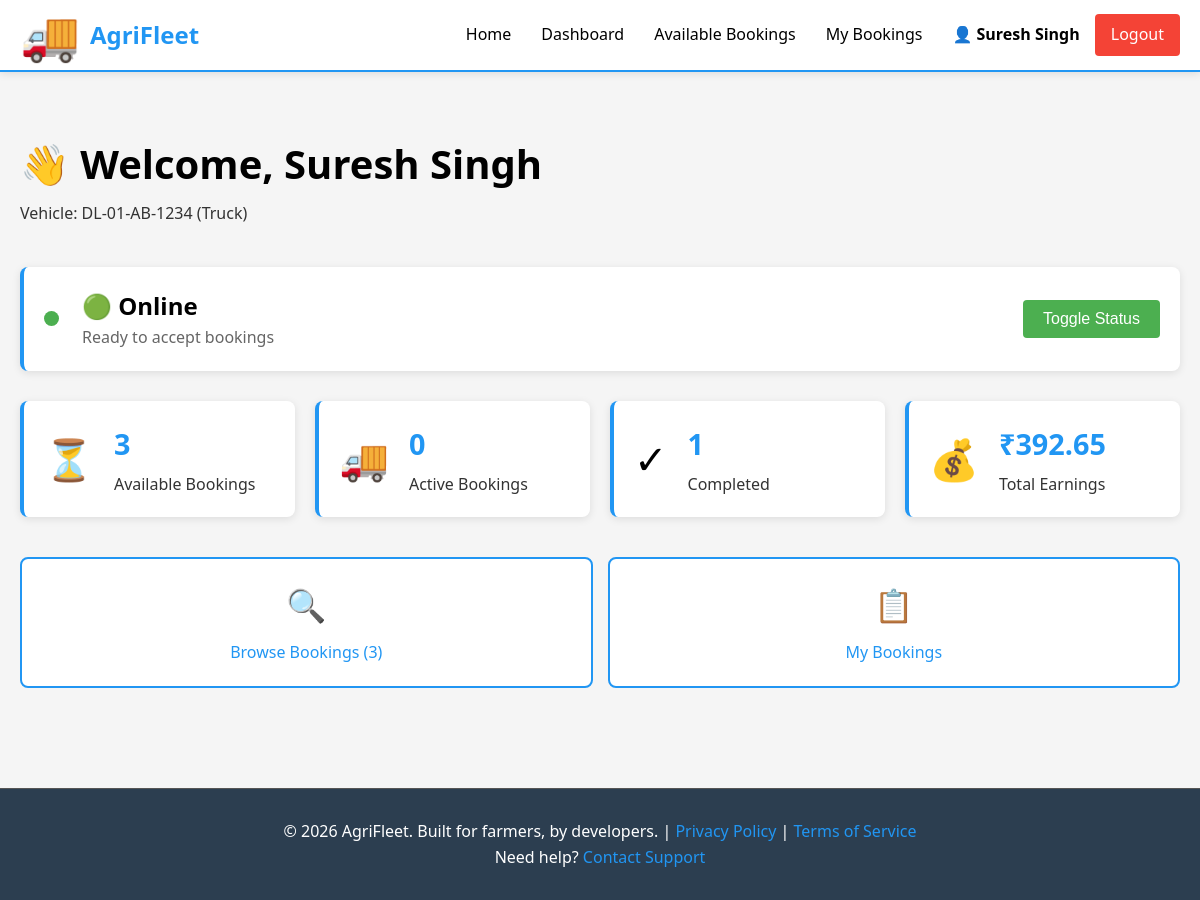
/driver/dashboard (signed in), run on the app's committed database.
### models.py (models this page shows, shortened)
class User(db.Model):
    __tablename__ = 'users'
    id = db.Column(db.Integer, primary_key=True)
    email = db.Column(db.String(255), unique=True, nullable=False, index=True)
    password_hash = db.Column(db.String(255), nullable=False)
    role = db.Column(db.String(20), nullable=False, default='farmer')
    full_name = db.Column(db.String(255), nullable=False)
    phone_number = db.Column(db.String(20))
    created_at = db.Column(db.DateTime, default=datetime.utcnow)
    driver = db.relationship('Driver', back_populates='user', uselist=False, cascade='all, delete-orphan')
    farmer_bookings = db.relationship('Booking', foreign_keys='Booking.farmer_id', back_populates='farmer', cascade='all, delete-orphan')
    driver_bookings = db.relationship('Booking', foreign_keys='Booking.driver_id', back_populates='driver_user', cascade='all, delete-orphan')
    def is_farmer(self):
        return self.role == 'farmer'
    def is_driver(self):
        return self.role == 'driver'

class Driver(db.Model):
    __tablename__ = 'drivers'
    id = db.Column(db.Integer, primary_key=True)
    user_id = db.Column(db.Integer, db.ForeignKey('users.id'), unique=True, nullable=False)
    vehicle_type = db.Column(db.String(100), nullable=False)
    vehicle_number = db.Column(db.String(50), unique=True, nullable=False)
    capacity_kg = db.Column(db.Integer, nullable=False)
    is_available = db.Column(db.Boolean, default=False)
    latitude = db.Column(db.Float)
    longitude = db.Column(db.Float)
    total_earnings = db.Column(db.Float, default=0)
    created_at = db.Column(db.DateTime, default=datetime.utcnow)
    user = db.relationship('User', back_populates='driver')

### routes/driver_routes.py (the view)
@driver_bp.route('/dashboard')
@driver_required
def dashboard():
    current_user = get_current_user()
    driver = Driver.query.filter_by(user_id=current_user.id).first()
    if not driver:
        flash('Driver profile not found', 'danger')
        return redirect(url_for('index'))
    pending_bookings = Booking.query.filter(
        Booking.status == 'PENDING',
        Booking.driver_id == None  # Not yet assigned
    ).order_by(Booking.created_at.desc()).limit(10).all()
    active_bookings = Booking.query.filter(
        Booking.driver_id == current_user.id,
        Booking.status.in_(['ACCEPTED'])
    ).all()
    completed = Booking.query.filter_by(driver_id=current_user.id, status='COMPLETED').count()
    stats = {
        'available': len(pending_bookings),
        'active': len(active_bookings),
        'completed': completed,
        'earnings': driver.total_earnings or 0
    }
    return render_template(
        'driver/dashboard.html',
        driver=driver,
        pending_bookings=pending_bookings,
        active_bookings=active_bookings,
        stats=stats
    )

### app.py (called while the page is built)
def create_app(config_class=None):
    app = Flask(__name__, template_folder='templates', static_folder='static')
    if config_class is None:
        config_class = config
    app.config.from_object(config_class)
    db.init_app(app)
    app.register_blueprint(auth_bp)
    app.register_blueprint(farmer_bp)
    app.register_blueprint(driver_bp)
    @app.context_processor
    def inject_user():
        return {'current_user': get_current_user()}
    @app.errorhandler(404)
    def not_found(error):
        return render_template('errors/404.html'), 404
    @app.errorhandler(500)
    def server_error(error):
        return render_template('errors/500.html'), 500
    @app.route('/')
    def index():
        """Landing page"""
        return render_template('index.html')
    with app.app_context():
        db.create_all()
        logger.info('Database tables created')
    return app

### auth.py (called while the page is built)
def get_current_user():
    user_id = session.get('user_id')
    if user_id:
        return User.query.get(user_id)
    return None

def is_logged_in():
    return 'user_id' in session

def driver_required(f):
    @wraps(f)
    def decorated_function(*args, **kwargs):
        if not is_logged_in():
            flash('Please log in first', 'warning')
            return redirect(url_for('auth.login'))
        user = get_current_user()
        if not user or not user.is_driver():
            flash('Only drivers can access this page', 'danger')
            return redirect(url_for('index'))
        return f(*args, **kwargs)
    return decorated_function

### templates/driver/dashboard.html (shortened to what this page needs)
{% extends "base.html" %}
{% block content %}
<div class="dashboard-container">
    <div class="dashboard-header">
        <h1>👋 Welcome, {{ current_user.full_name }}</h1>
        <p>Vehicle: {{ driver.vehicle_number }} ({{ driver.vehicle_type }})</p>
    </div>
    <div class="driver-status-card">
        <div class="status-left">
            <div class="status-indicator {% if driver.is_available %}online{% else %}offline{% endif %}"></div>
            <div>
                <h3>{{ "🟢 Online" if driver.is_available else "⚪ Offline" }}</h3>
                <p>{{ "Ready to accept bookings" if driver.is_available else "Not accepting bookings" }}</p>
            </div>
        </div>
        <button class="btn btn-secondary" onclick="toggleAvailability()">
            Toggle Status
        </button>
    </div>
    <div class="stats-grid">
        <div class="stat-card">
            <div class="stat-icon">⏳</div>
            <div class="stat-content">
                <h3>{{ stats.available }}</h3>
                <p>Available Bookings</p>
            </div>
        </div>
        <div class="stat-card">
            <div class="stat-icon">🚚</div>
            <div class="stat-content">
                <h3>{{ stats.active }}</h3>
                <p>Active Bookings</p>
            </div>
        </div>
        <div class="stat-card">
            <div class="stat-icon">✓</div>
            <div class="stat-content">
                <h3>{{ stats.completed }}</h3>
                <p>Completed</p>
            </div>
        </div>
        <div class="stat-card">
            <div class="stat-icon">💰</div>
            <div class="stat-content">
                <h3>₹{{ "%.2f"|format(stats.earnings) }}</h3>
                <p>Total Earnings</p>
            </div>
        </div>
    </div>
    <div class="quick-actions">
        <a href="{{ url_for('driver.available_bookings') }}" class="action-button btn-primary">
            <span class="action-icon">🔍</span>
            <span>Browse Bookings ({{ stats.available }})</span>
        </a>
        <a href="{{ url_for('driver.bookings') }}" class="action-button btn-secondary">
            <span class="action-icon">📋</span>
            <span>My Bookings</span>
        </a>
    </div>
</div>
{% endblock %}

### templates/base.html (shortened to what this page needs)
<!DOCTYPE html>
<html lang="en">
<head>
    <link rel="stylesheet" href="{{ url_for('static', filename='css/style.css') }}">
    <link rel="stylesheet" href="{{ url_for('static', filename='css/responsive.css') }}">
    <link rel="stylesheet" href="{{ url_for('static', filename='css/animations.css') }}">
</head>
<body>
    <nav class="navbar">
        <div class="navbar-container">
            <div class="navbar-brand">
                <a href="{{ url_for('index') }}" class="brand-logo">
                    <span class="brand-icon">🚚</span>
                    <span class="brand-text">AgriFleet</span>
                </a>
            </div>
            <ul class="navbar-menu">
                {% if current_user %}
                    <li><a href="{{ url_for('index') }}" class="nav-link">Home</a></li>
                    {% if current_user.is_farmer() %}
                        <li><a href="{{ url_for('farmer.dashboard') }}" class="nav-link">Dashboard</a></li>
                        <li><a href="{{ url_for('farmer.create_booking_page') }}" class="nav-link">New Booking</a></li>
                        <li><a href="{{ url_for('farmer.bookings') }}" class="nav-link">My Bookings</a></li>
                    {% elif current_user.is_driver() %}
                        <li><a href="{{ url_for('driver.dashboard') }}" class="nav-link">Dashboard</a></li>
                        <li><a href="{{ url_for('driver.available_bookings') }}" class="nav-link">Available Bookings</a></li>
                        <li><a href="{{ url_for('driver.bookings') }}" class="nav-link">My Bookings</a></li>
                    {% elif current_user.is_admin() %}
                        <li><a href="{{ url_for('index') }}" class="nav-link">Admin</a></li>
                    {% endif %}
                    <li class="nav-user-menu">
                        <span class="nav-user-name">👤 {{ current_user.full_name }}</span>
                        <a href="{{ url_for('auth.logout') }}" class="nav-link logout-btn">Logout</a>
                    </li>
                {% else %}
                    <li><a href="{{ url_for('index') }}" class="nav-link">Home</a></li>
                    <li><a href="{{ url_for('auth.login') }}" class="nav-link">Login</a></li>
                    <li><a href="{{ url_for('auth.signup') }}" class="nav-link signup-btn">Sign Up</a></li>
                {% endif %}
            </ul>
        </div>
    </nav>
    <main class="main-container">
        {% block content %}
        {% endblock %}
    </main>
    <footer class="footer">
        <div class="footer-content">
            <p>&copy; 2026 AgriFleet. Built for farmers, by developers. | <a href="#">Privacy Policy</a> | <a href="#">Terms of Service</a></p>
            <p>Need help? <a href="mailto:support@AgriFleet.com">Contact Support</a></p>
        </div>
    </footer>
</body>
</html>

### static/css/style.css (style rules this page uses)
:root { --primary-color: #2196F3; --secondary-color: #4CAF50; --accent-color: #FF9800; --danger-color: #F44336; --warning-color: #FFC107; --bg-light: #F5F5F5; --border-color: #DDD; --text-dark: #000; --text-light: #333; --shadow: 0 2px 8px rgba(0,0,0,0.1); }
* { margin: 0; padding: 0; box-sizing: border-box; }
html, body { height: 100%; background: var(--bg-light); }
body { font-family: 'Segoe UI', Tahoma, Geneva, Verdana, sans-serif; line-height: 1.6; color: var(--text-dark); display: flex; flex-direction: column; }
main { flex: 1; }
h1, h2, h3, h4, h5, h6 { margin-bottom: 10px; color: var(--text-dark); font-weight: 600; }
h1 { font-size: 2.5em; }
h3 { font-size: 1.5em; }
a { color: var(--primary-color); text-decoration: none; }
.navbar { background: white; box-shadow: var(--shadow); position: sticky; top: 0; z-index: 100; border-bottom: 2px solid var(--primary-color); }
.navbar-container { max-width: 1200px; margin: 0 auto; padding: 0 20px; display: flex; justify-content: space-between; align-items: center; height: 70px; }
.navbar-brand { font-size: 1.5em; font-weight: bold; }
.brand-logo { display: flex; align-items: center; gap: 10px; color: var(--primary-color); text-decoration: none; }
.brand-icon { font-size: 2em; }
.brand-text { font-weight: bold; }
.navbar-menu { display: flex; list-style: none; gap: 30px; align-items: center; }
.nav-link { color: var(--text-dark); text-decoration: none; transition: color 0.3s ease; font-weight: 500; }
.logout-btn { background: var(--danger-color); color: white !important; padding: 8px 16px; border-radius: 4px; display: inline-block; }
.nav-user-menu { display: flex; gap: 15px; align-items: center; }
.nav-user-name { font-weight: bold; }
.btn { display: inline-block; padding: 10px 20px; border: none; border-radius: 4px; cursor: pointer; font-size: 1em; transition: all 0.3s ease; text-decoration: none; text-align: center; font-weight: 500; }
.btn-primary { background: var(--primary-color); color: white; }
.btn-secondary { background: var(--secondary-color); color: white; }
.main-container { max-width: 1200px; margin: 0 auto; padding: 40px 20px; width: 100%; flex: 1; }
.dashboard-container { padding: 20px 0; }
.dashboard-header { margin-bottom: 40px; }
.dashboard-header h1 { margin-bottom: 5px; }
.dashboard-header p { color: var(--text-light); }
.stats-grid { display: grid; grid-template-columns: repeat(auto-fit, minmax(250px, 1fr)); gap: 20px; margin-bottom: 40px; }
.stat-card { background: white; padding: 20px; border-radius: 8px; box-shadow: var(--shadow); display: flex; gap: 20px; align-items: center; border-left: 4px solid var(--primary-color); }
.stat-icon { font-size: 2.5em; }
.stat-content h3 { margin: 0; color: var(--primary-color); font-size: 1.8em; }
.stat-content p { margin: 5px 0 0 0; color: var(--text-light); }
.quick-actions { display: grid; grid-template-columns: repeat(auto-fit, minmax(200px, 1fr)); gap: 15px; margin-bottom: 40px; }
.action-button { background: white; border: 2px solid var(--primary-color); padding: 20px; border-radius: 8px; text-align: center; text-decoration: none; color: var(--primary-color); transition: all 0.3s ease; display: flex; flex-direction: column; gap: 10px; align-items: center; }
.action-icon { font-size: 2em; }
.footer { background: #2c3e50; color: white; padding: 30px 20px; text-align: center; border-top: 1px solid #555; margin-top: auto; }
.footer-content { max-width: 1200px; margin: 0 auto; }
.footer a { color: var(--primary-color); }

### static/css/animations.css (style rules this page uses)
body { animation: fadeIn 0.3s ease-in; }
.btn { transition: all 0.3s ease; }
a { transition: color 0.3s ease; }
.stat-card, .feature-card, .booking-card, .auth-card { transition: transform 0.3s ease, box-shadow 0.3s ease; }
.nav-link { transition: all 0.3s ease; position: relative; }
.nav-link:not(.signup-btn):not(.logout-btn)::after { content: ''; position: absolute; bottom: -5px; left: 0; width: 0; height: 2px; background: var(--primary-color); transition: width 0.3s ease; }
html { scroll-behavior: smooth; }
.stat-card { animation: slideUp 0.5s ease; }
.stat-card:nth-child(2) { animation-delay: 0.1s; }
.stat-card:nth-child(3) { animation-delay: 0.2s; }
.stat-card:nth-child(4) { animation-delay: 0.3s; }
.action-button { transition: all 0.3s ease; }
.status-indicator { width: 12px; height: 12px; border-radius: 50%; display: inline-block; margin-right: 8px; animation: pulse 1s ease-in-out infinite; }
.status-indicator.online { background: #4CAF50; }

### data on the page
User: full_name "Suresh Singh"
Driver: vehicle_number "DL-01-AB-1234", vehicle_type "Truck", is_available "🟢 Online", is_available "Ready to accept bookings", earnings "392.65"

### other printed values
{{ stats.available }} "3"
{{ stats.active }} "0"
{{ stats.completed }} "1"
